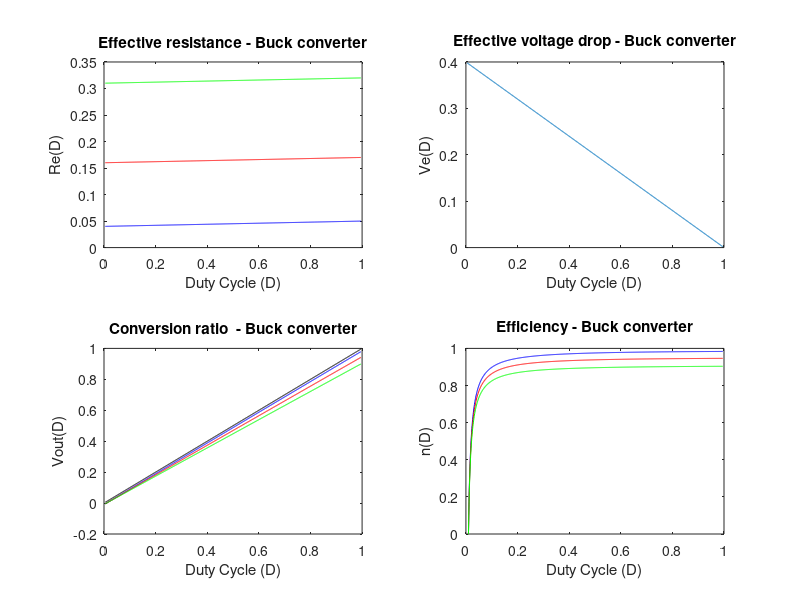

MATLAB code for this plot:
% ------------------------------------------------------------------------------
% Copyright (C) 2020 Jaime M. Villegas I. <jaime7592@gmail.com>
% ------------------------------------------------------------------------------
% Filename      : Buck.m
% Description   : DC analysis of non-ideal Buck Converter
% Version       : 01.00
% Revision      : 00
% Last modified : 06/27/2020
% References    : R.W. Erickson, D. Maksimovic. "Fundamentals of Power
%                 Electronics". 2nd ed. (2004)
% ------------------------------------------------------------------------------
clear
clc

% Converter parameters

Vg = 40;          % Input voltage
V = 15;           % Output voltage
d = V/Vg;         %
Iout = 5;         % Output current
Rload = V/Iout;   % Load resistance
fs = 100e3;       % Switching frequency
Ts = 1/fs;        % Switching period
IL_ripple = 0.2;  % Inductor current ripple
IC_ripple = 0.1;  % Capacitor current ripple
VC_ripple = 0.25; % Capacitor voltage ripple

L = V*(1-d)*Ts/(2*IL_ripple);   % Inductor
C = IC_ripple*Ts/(8*VC_ripple); % Capacitor

Dmin = 0.005;
Dmax = 0.995;
D = Dmin:0.001:Dmax;   % Converter duty cycle

% Diode
Rd = 10e-3;  % Diode on-state resistance
Vd = 0.4;    % Diode forward voltage

% Transistor
Rt = 20e-3;  % Transistor on-state resistance

% Inductor
K_RL = [0.01 0.05 0.1];   % Load resistance to inductor resistance ratio
RL = K_RL*Rload;          % Inductor resistance

% Effective losses
for i = 1:3 Re(i,:) = D*Rt + (1-D)*Rd + RL(i);end
Ve = (1-D)*Vd;

% Conversion ratio
M_B_ideal = D;
M_B_real = Rload*(D - Ve/Vg)./(Rload + Re);

% Efficiency
Eff_B = Rload*(1 - Ve./(Vg*D))./(Re + Rload);

figure(1)
subplot(2,2,1)
plot(D, Re(1,:), 'b', D, Re(2,:), 'r', D, Re(3,:), 'g')
xlabel("Duty Cycle (D)")
ylabel("Re(D)")
title("Effective resistance - Buck converter")

subplot(2,2,2)
plot(D, Ve)
xlabel("Duty Cycle (D)")
ylabel("Ve(D)")
title("Effective voltage drop - Buck converter")

subplot(2,2,3)
plot(D, M_B_ideal, 'k', D, M_B_real(1,:), 'b', D, M_B_real(2,:), 'r', D, M_B_real(3,:), 'g')
xlabel("Duty Cycle (D)")
ylabel("Vout(D)")
title("Conversion ratio  - Buck converter")

subplot(2,2,4)
plot(D, Eff_B(1,:), 'b', D, Eff_B(2,:), 'r', D, Eff_B(3,:), 'g')
axis([Dmin Dmax 0 1])
xlabel("Duty Cycle (D)")
ylabel("n(D)")
title("Efficiency - Buck converter")
axis([0 1 0 1])